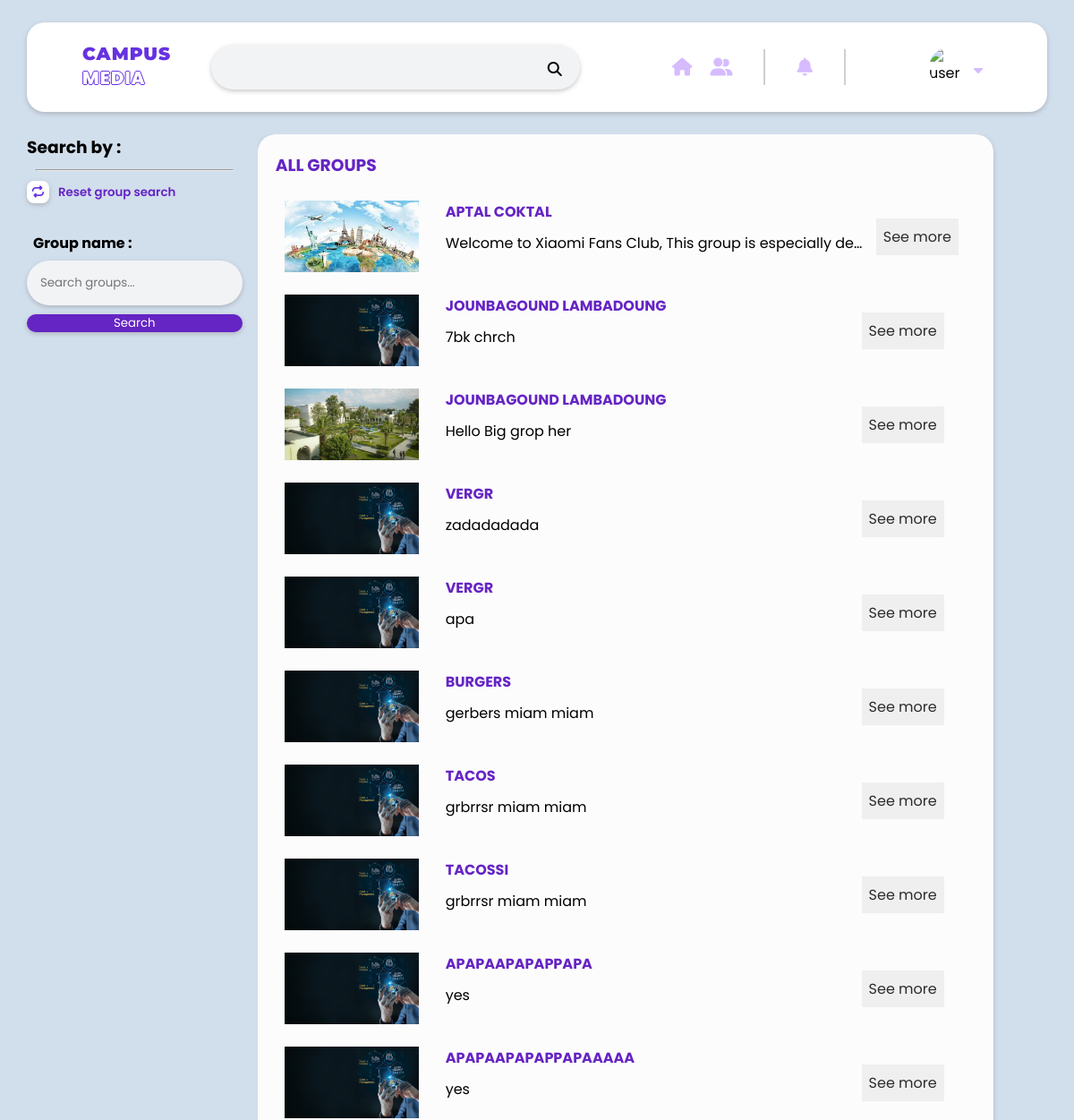
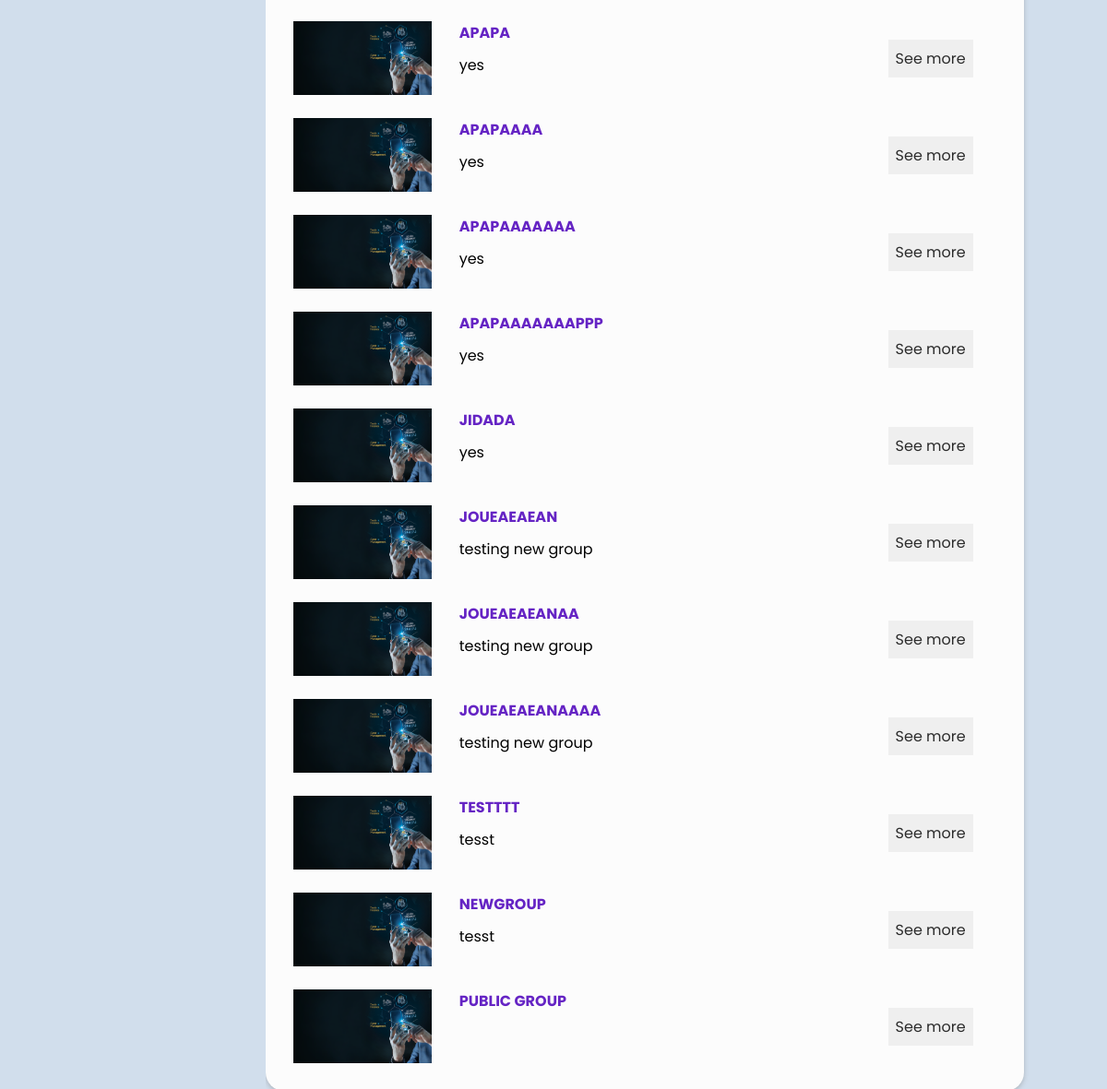
Before: /all_groups/ with the older database file (2 pictures, top to bottom).
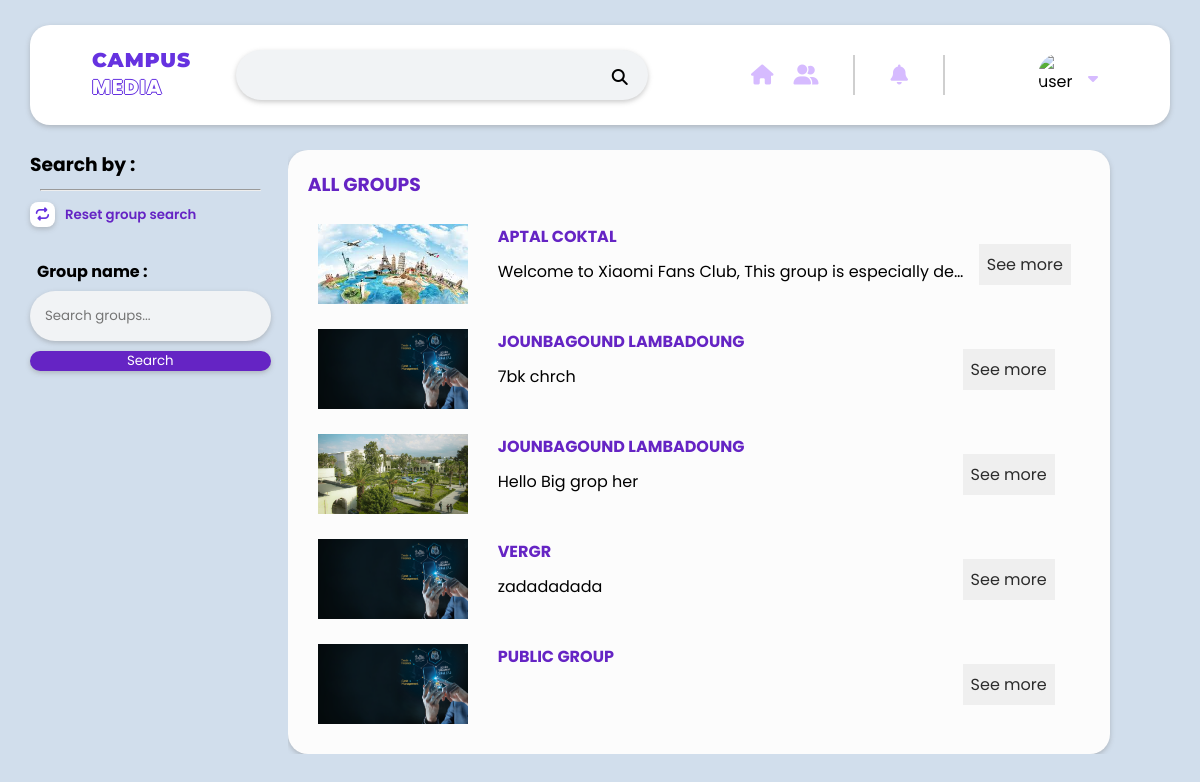
After: the same page with the newer database file.
### backend/models.py (models this page shows, shortened)
class Group(models.Model):
    group_name = models.CharField(max_length=100)
    user = models.ForeignKey(settings.AUTH_USER_MODEL, on_delete=models.CASCADE, related_name='admin_groups')
    profile_banner = models.ImageField(default='profile_pictures/img_banniere.png',upload_to='profile_pictures/', blank=True)
    description = models.TextField(default = "Add a description to this group here...")
    target = models.CharField(max_length=100, default='Public')
    created_at = models.DateTimeField(auto_now_add=True, blank=True, null=True)

### Djangotest/views.py (the view)
# urls.py: path('all_groups/', views.all_groups, name='all_groups'),
def all_groups(request):
    query = request.GET.get('q')
    if query:
        groups = models.Group.objects.filter(target='public', group_name__icontains=query)
    else:
        groups = models.Group.objects.filter(target='public')
    context = {'groups': groups}
    return render(request, 'HTML/components/groups.html', context)

### Djangotest/templates/HTML/components/groups.html (shortened to what this page needs)
{% load static %}
<!DOCTYPE html>
<html lang="en">
<head>
    <link rel="stylesheet" href="{% static 'CSS/style.css' %}">
    <link rel="stylesheet" href="https://cdnjs.cloudflare.com/ajax/libs/font-awesome/6.1.1/css/all.min.css" />
</head>
<body>
        <header>
            {% include "HTML/home/header-homepage.html"%}
        </header>
    <div class="home">
        <div class="container">
            <div class="home-weapper">
                <div style = "display:flex;">
                    {% include "HTML/components/search-left.html" %}
                </div>
                <div class="home-center">
                    <div class="home-center-wrapper">
                        <div style="width: 100%;">
                            <div class="header-container" style="height: auto; background-color: rgb(252, 252, 252);">
                                <h3 class="mini-headign">All Groups</h3>
                                {% for group in groups %}
                                    <div class="" style="padding-top: 15px;margin: 10px;display: flex;height: auto;">
                                        <div class="post-images" >
                                            <img src="/media/{{group.profile_banner}}" style="height: 80px;width: 150px;">
                                        </div>
                                        <div style="margin-left: 30px;width: 62%">
                                            <h4 class="mini-headign">{{group.group_name}}</h4>
                                            <p class="text-limit" style ="color: var(--black);">{{group.description}}</p>
                                        </div>
                                        <div style="width:20%;display: flex;justify-content: center;align-items: center;">
                                            <a style="height: auto;padding: 8px;background-color: rgb(239, 239, 239);color: rgb(44, 44, 44);" href="{% url 'group_posts' group.group_name %}">See more</a>
                                        </div>
                                    </div>
                                {% endfor %}
                            </div>
                        </div>
                    </div>
                </div>
            </div>
        </div>
    </div>
</body>
</html>

Changed rows visible on the page:
removed Group: profile_banner (picture), group_name "VERGR", description "apa"
removed Group: profile_banner (picture), group_name "BURGERS", description "gerbers miam miam"
removed Group: profile_banner (picture), group_name "TACOS", description "grbrrsr miam miam"
removed Group: profile_banner (picture), group_name "TACOSSI", description "grbrrsr miam miam"
removed Group: profile_banner (picture), group_name "APAPAAPAPAPPAPA", description "yes"
removed Group: profile_banner (picture), group_name "APAPAAPAPAPPAPAAAAA", description "yes"
removed Group: profile_banner (picture), group_name "APAPA", description "yes"
removed Group: profile_banner (picture), group_name "APAPAAAA", description "yes"
removed Group: profile_banner (picture), group_name "APAPAAAAAAA", description "yes"
removed Group: profile_banner (picture), group_name "APAPAAAAAAAPPP", description "yes"
removed Group: profile_banner (picture), group_name "JIDADA", description "yes"
removed Group: profile_banner (picture), group_name "JOUEAEAEAN", description "testing new group"
removed Group: profile_banner (picture), group_name "JOUEAEAEANAA", description "testing new group"
removed Group: profile_banner (picture), group_name "JOUEAEAEANAAAA", description "testing new group"
removed Group: profile_banner (picture), group_name "TESTTTT", description "tesst"
removed Group: profile_banner (picture), group_name "NEWGROUP", description "tesst"
